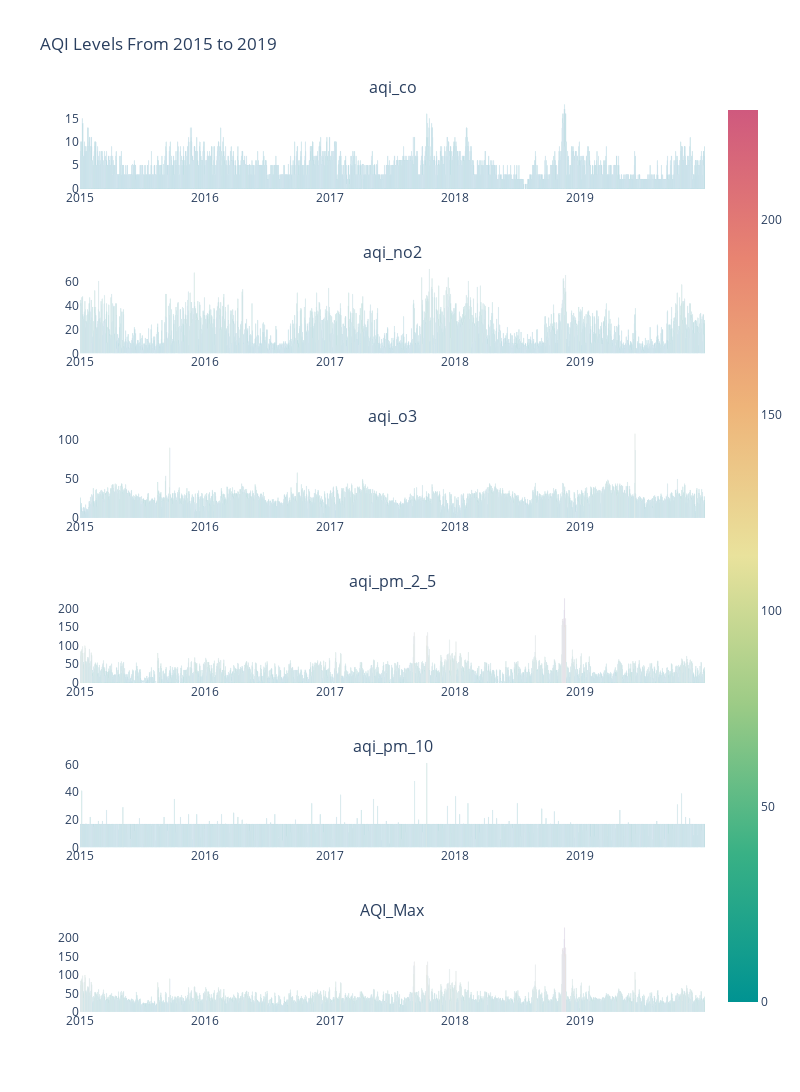

Notebook source saved alongside this figure:
### Code cell
# Vizualizing all Pollutants 

figE1 = make_subplots(
    rows=6, cols=1,
    #specs=[[{}, {}],
          # [{"colspan": 6}, None]],
    subplot_titles=("aqi_co","aqi_no2","aqi_o3","aqi_pm_2_5",'aqi_pm_10','AQI_Max'))

figE1.add_trace(go.Bar(x=E1.index, y=E1['aqi_co'],
                    marker=dict(color=E1['aqi_co'],coloraxis="coloraxis")),
              1, 1)
figE1.add_trace(go.Bar(x=E1.index, y=E1['aqi_no2'],
                    marker=dict(color=E1['aqi_no2'], coloraxis="coloraxis")),
              2, 1)
figE1.add_trace(go.Bar(x=E1.index, y=E1['aqi_o3'],
                    marker=dict(color=E1['aqi_o3'], coloraxis="coloraxis")),
              3, 1)
figE1.add_trace(go.Bar(x=E1.index, y=E1['aqi_pm_2_5'],
                    marker=dict(color=E1['aqi_pm_2_5'], coloraxis="coloraxis")),
              4, 1)
figE1.add_trace(go.Bar(x=E1.index, y=E1['aqi_pm_10'],
                    marker=dict(color=E1['aqi_pm_10'], coloraxis="coloraxis")),
              5, 1)
figE1.add_trace(go.Bar(x=E1.index, y=E1['AQI_Max'],
                    marker=dict(color=E1['AQI_Max'], coloraxis="coloraxis")),
              6, 1)

figE1.update_layout(coloraxis=dict(colorscale='Temps'),showlegend=False,title_text="AQI Levels From 2015 to 2019")

figE1.update_layout(plot_bgcolor='white')

# figE1.update_layout( width=800,height=1200,shapes=[
#       dict(
#       type= 'line',
#       yref= 'paper', y0= 0, y1= 1,
#       xref= 'x', x0= '2020-01-01', x1= '2020-01-01'
#     )
# ])

figE1.update_layout( width=800,height=1200)

figE1.show()

### Figure 1 — Plotly figure (JSON) as saved in the notebook; plotly's stock layout.template omitted (floating-point values rounded to 4 significant figures; data arrays with more than 128 entries replaced by an {"elided": "..."} marker saying what was removed)
{"data": [{"marker": {"color": {"elided": "1826 float values"}, "coloraxis": "coloraxis"}, "type": "bar", "x": {"elided": "1826 str values"}, "xaxis": "x", "y": {"elided": "1826 float values"}, "yaxis": "y"}, {"marker": {"color": {"elided": "1826 float values"}, "coloraxis": "coloraxis"}, "type": "bar", "x": {"elided": "1826 str values"}, "xaxis": "x2", "y": {"elided": "1826 float values"}, "yaxis": "y2"}, {"marker": {"color": {"elided": "1826 float values"}, "coloraxis": "coloraxis"}, "type": "bar", "x": {"elided": "1826 str values"}, "xaxis": "x3", "y": {"elided": "1826 float values"}, "yaxis": "y3"}, {"marker": {"color": {"elided": "1826 float values"}, "coloraxis": "coloraxis"}, "type": "bar", "x": {"elided": "1826 str values"}, "xaxis": "x4", "y": {"elided": "1826 float values"}, "yaxis": "y4"}, {"marker": {"color": {"elided": "1826 float values"}, "coloraxis": "coloraxis"}, "type": "bar", "x": {"elided": "1826 str values"}, "xaxis": "x5", "y": {"elided": "1826 float values"}, "yaxis": "y5"}, {"marker": {"color": {"elided": "1826 float values"}, "coloraxis": "coloraxis"}, "type": "bar", "x": {"elided": "1826 str values"}, "xaxis": "x6", "y": {"elided": "1826 float values"}, "yaxis": "y6"}], "layout": {"annotations": [{"font": {"size": 16}, "showarrow": false, "text": "aqi_co", "x": 0.5, "xanchor": "center", "xref": "paper", "y": 1.0, "yanchor": "bottom", "yref": "paper"}, {"font": {"size": 16}, "showarrow": false, "text": "aqi_no2", "x": 0.5, "xanchor": "center", "xref": "paper", "y": 0.8194, "yanchor": "bottom", "yref": "paper"}, {"font": {"size": 16}, "showarrow": false, "text": "aqi_o3", "x": 0.5, "xanchor": "center", "xref": "paper", "y": 0.6389, "yanchor": "bottom", "yref": "paper"}, {"font": {"size": 16}, "showarrow": false, "text": "aqi_pm_2_5", "x": 0.5, "xanchor": "center", "xref": "paper", "y": 0.4583, "yanchor": "bottom", "yref": "paper"}, {"font": {"size": 16}, "showarrow": false, "text": "aqi_pm_10", "x": 0.5, "xanchor": "center", "xref": "paper", "y": 0.2778, "yanchor": "bottom", "yref": "paper"}, {"font": {"size": 16}, "showarrow": false, "text": "AQI_Max", "x": 0.5, "xanchor": "center", "xref": "paper", "y": 0.09722, "yanchor": "bottom", "yref": "paper"}], "coloraxis": {"colorscale": [[0, "rgb(0, 147, 146)"], [0.1667, "rgb(57, 177, 133)"], [0.3333, "rgb(156, 203, 134)"], [0.5, "rgb(233, 226, 156)"], [0.6667, "rgb(238, 180, 121)"], [0.8333, "rgb(232, 132, 113)"], [1, "rgb(207, 89, 126)"]]}, "height": 1200, "plot_bgcolor": "white", "showlegend": false, "title": {"text": "AQI Levels From 2015 to 2019"}, "width": 800, "xaxis": {"anchor": "y", "domain": [0, 1]}, "xaxis2": {"anchor": "y2", "domain": [0, 1]}, "xaxis3": {"anchor": "y3", "domain": [0, 1]}, "xaxis4": {"anchor": "y4", "domain": [0, 1]}, "xaxis5": {"anchor": "y5", "domain": [0, 1]}, "xaxis6": {"anchor": "y6", "domain": [0, 1]}, "yaxis": {"anchor": "x", "domain": [0.9028, 1.0]}, "yaxis2": {"anchor": "x2", "domain": [0.7222, 0.8194]}, "yaxis3": {"anchor": "x3", "domain": [0.5417, 0.6389]}, "yaxis4": {"anchor": "x4", "domain": [0.3611, 0.4583]}, "yaxis5": {"anchor": "x5", "domain": [0.1806, 0.2778]}, "yaxis6": {"anchor": "x6", "domain": [0, 0.09722]}}}
